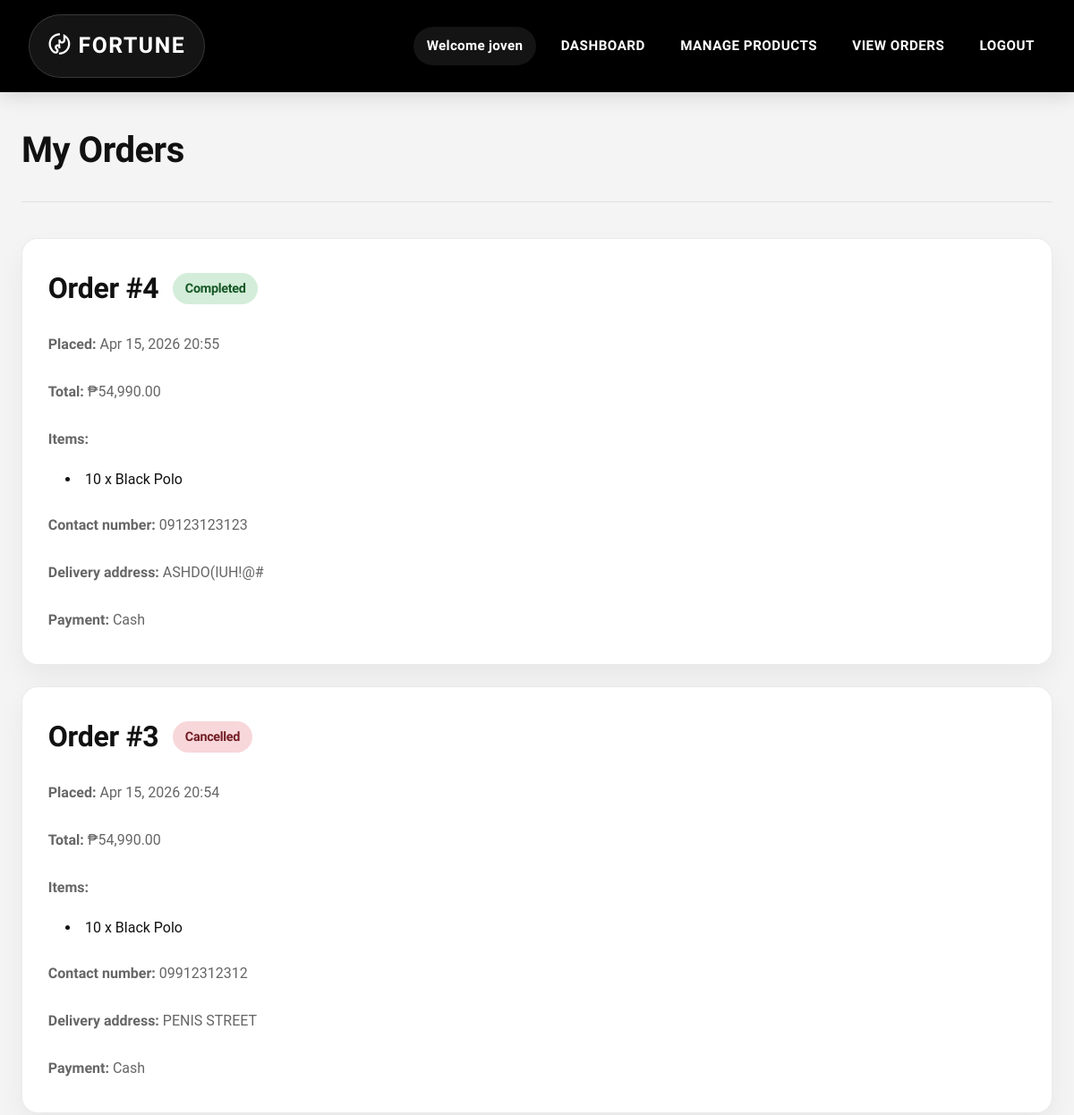
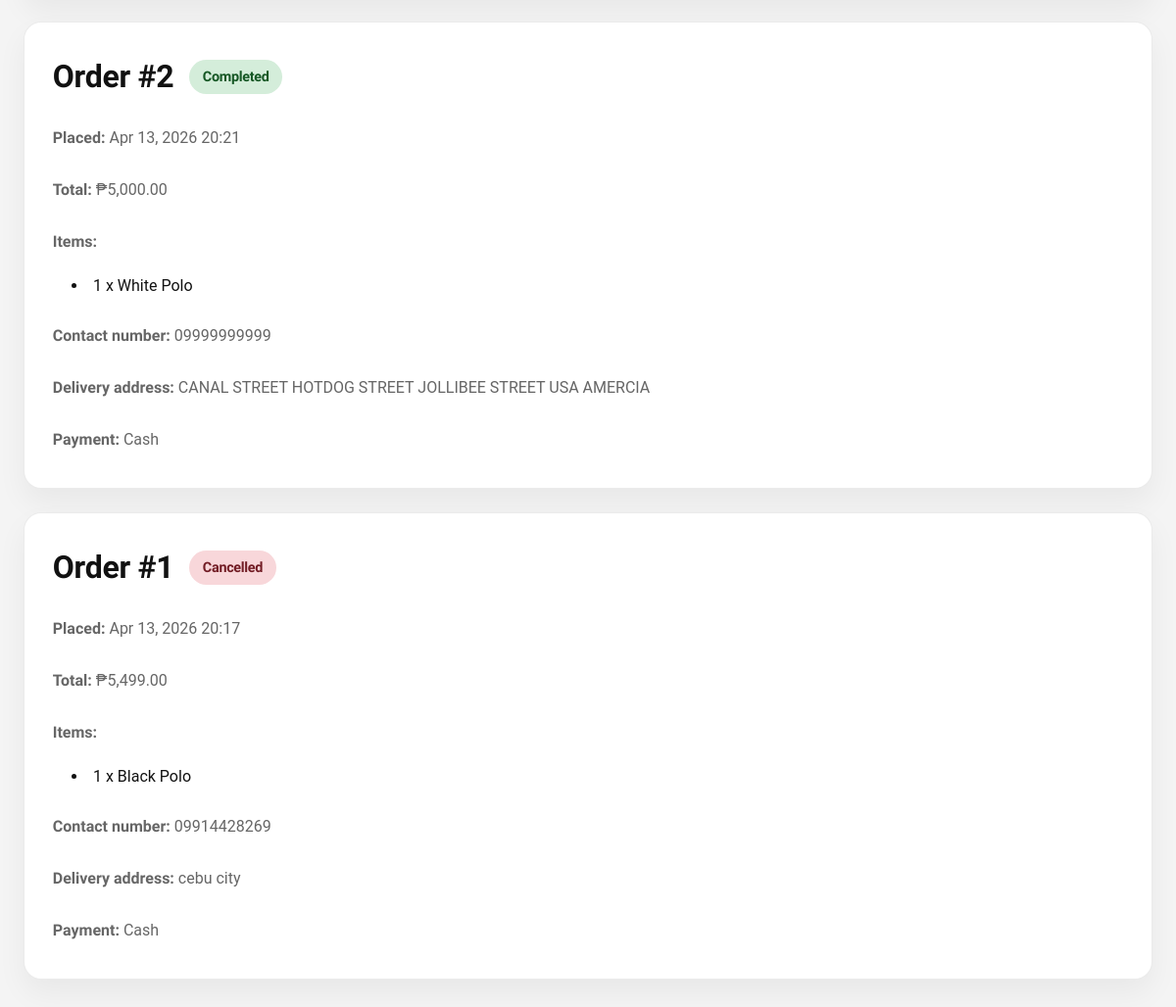
The page /orders/ (signed in) on the database as committed earlier (2 pictures, top to bottom).
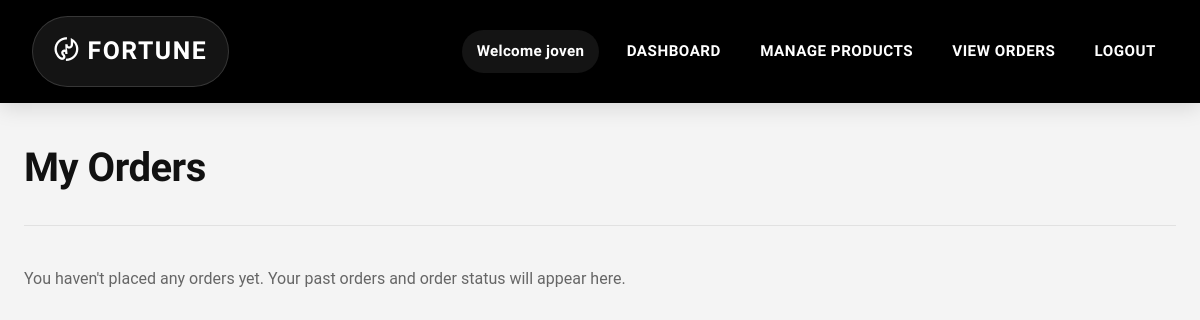
The same page on the database as committed later.
### catalog/models.py (models this page shows, shortened)
class Order(models.Model):
    STATUS_PENDING = 'pending'
    STATUS_COMPLETED = 'completed'
    STATUS_CANCELLED = 'cancelled'
    STATUS_CHOICES = [
        (STATUS_PENDING, 'Pending'),
        (STATUS_COMPLETED, 'Completed'),
        (STATUS_CANCELLED, 'Cancelled'),
    ]
    user = models.ForeignKey(User, on_delete=models.CASCADE, related_name='orders')
    full_name = models.CharField(max_length=255)
    email = models.EmailField()
    phone = models.CharField(max_length=20)
    address = models.TextField()
    payment_method = models.CharField(max_length=50, default='cash')
    status = models.CharField(max_length=20, choices=STATUS_CHOICES, default=STATUS_PENDING)
    total_price = models.DecimalField(max_digits=10, decimal_places=2, default=0)
    order_items = models.TextField(blank=True)
    created_at = models.DateTimeField(auto_now_add=True)
    updated_at = models.DateTimeField(auto_now=True)
    class Meta:
        ordering = ['-created_at']
    def get_order_items_list(self):
        return [item.strip() for item in self.order_items.split(';') if item.strip()]
    @property
    def order_number(self):
        if not self.pk:
            return None
        return Order.objects.filter(user=self.user, pk__lte=self.pk).count()

### catalog/views.py (the view)
# urls.py: path('orders/', order_history, name='order_history'),
@login_required
def order_history(request):
    orders = Order.objects.filter(user=request.user)
    return render(request, 'catalog/order_history.html', {
        'orders': orders,
    })

### catalog/cart.py (called while the page is built)
    def _load_authenticated_cart(self, session_cart):
        saved_items = CartItem.objects.filter(user=self.user)
        saved_cart = {str(item.product_id): {'quantity': item.quantity} for item in saved_items}
        if session_cart and not self.session.get('cart_merged'):
            merged_cart = saved_cart.copy()
            for p_id, item in session_cart.items():
                merged_cart[p_id] = {
                    'quantity': merged_cart.get(p_id, {'quantity': 0})['quantity'] + item.get('quantity', 0)
                }
            self.session['cart'] = merged_cart
            self.cart = merged_cart
            self._save_cart_to_db()
        else:
            self.cart = saved_cart
            self.session['cart'] = self.cart
        self.session['cart_merged'] = True
        self.session.modified = True
        return self.cart

    def get_total_items(self):
        return sum(item['quantity'] for item in self.cart.values())

### catalog/context_processors.py (called while the page is built)
def extras(request):
    from catalog.models import Category
    from catalog.cart import Cart
    cart = Cart(request)
    return {
        'all_categories': Category.objects.all(),
        'cart_count': cart.get_total_items()
    }

### catalog/templates/catalog/order_history.html (shortened to what this page needs)
{% extends 'catalog/base.html' %} {% load humanize %} {% block content %}
<div class="products-header">
  <h1>My Orders</h1>
</div>
{% if orders %} {% for order in orders %}
<div class="order-card">
  <h2>
    Order #{{ order.order_number }}
    <span class="status-badge status-{{ order.status }}"
      >{{ order.get_status_display }}</span
    >
  </h2>
  <div class="order-details">
    <p><strong>Placed:</strong> {{ order.created_at|date:"M d, Y H:i" }}</p>
    <p>
      <strong>Total:</strong> ₱{{ order.total_price|floatformat:2|intcomma }}
    </p>
    <p><strong>Items:</strong></p>
    <ul class="order-items-list">
      {% for item in order.get_order_items_list %}
      <li>{{ item }}</li>
      {% endfor %}
    </ul>
    <p><strong>Contact number:</strong> {{ order.phone }}</p>
    <p><strong>Delivery address:</strong> {{ order.address }}</p>
    <p><strong>Payment:</strong> {{ order.payment_method|capfirst }}</p>
  </div>
</div>
{% endfor %} {% else %}
<p>
  You haven't placed any orders yet. Your past orders and order status will
  appear here.
</p>
{% endif %} {% endblock %}

Rows that differ between the two databases and show on the page:
removed Order: order_number "4", status "Completed", created_at "Apr 15, 2026 20:55", total_price "54,990.00", get_order_items_list "10 x Black Polo", phone "09123123123", address "ASHDO(IUH!@#", payment_method "Cash"
removed Order: order_number "3", status "Cancelled", created_at "Apr 15, 2026 20:54", total_price "54,990.00", get_order_items_list "10 x Black Polo", phone "09912312312", address "PENIS STREET", payment_method "Cash"
no longer on this page (row edited): Order: order_number "2", status "Completed", created_at "Apr 13, 2026 20:21", total_price "5,000.00", get_order_items_list "1 x White Polo", phone "09999999999", address "CANAL STREET HOTDOG STREET JOLLIBEE STREET USA AMERCIA", payment_method "Cash"
no longer on this page (row edited): Order: order_number "1", status "Cancelled", created_at "Apr 13, 2026 20:17", total_price "5,499.00", get_order_items_list "1 x Black Polo", phone "09914428269", address "cebu city", payment_method "Cash"
Other text that changed with them:
text now shown: "You haven't placed any orders yet. Your past orders and order status will appear here."
